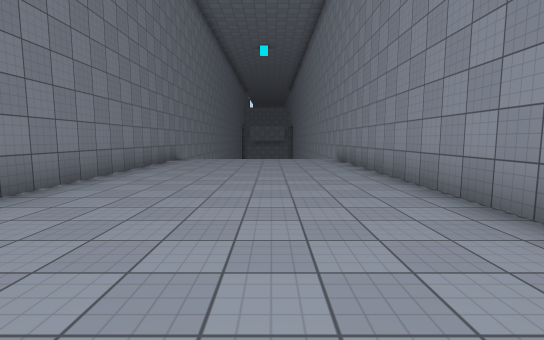
view 1 (above)

14 first-person views from a walk through a scene from a Unity 3-D project. The camera is 1.4 m above the floor, tilts 6° down and sees 85° across. The floor is counted in squares, 2 m on a side. Each view is taken from the middle of a square. On the plan, view 1 faces up. The plan holds only what a view shows up to about 10 squares ahead; the rest is blank. The place goes on beyond the plan. Surface patterns are stand-ins for the level's own textures.

view 2
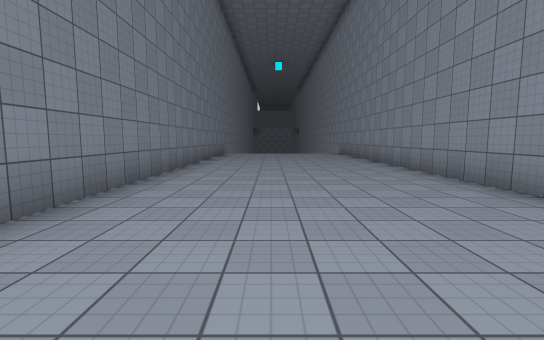

view 3
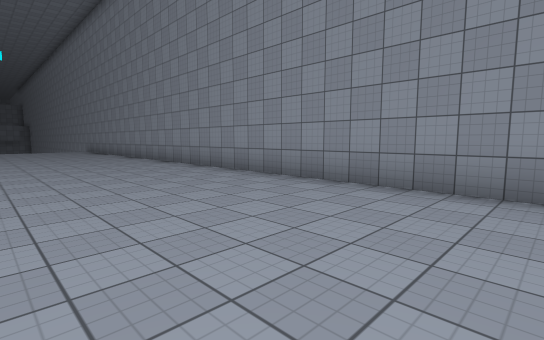

view 4
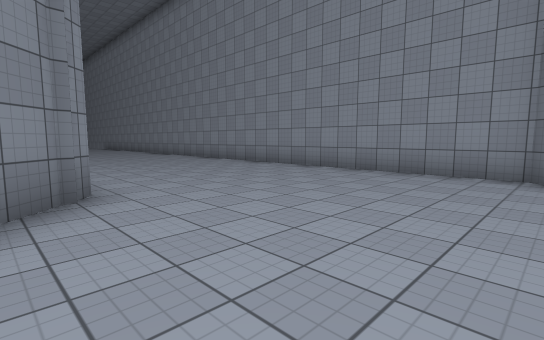

view 5
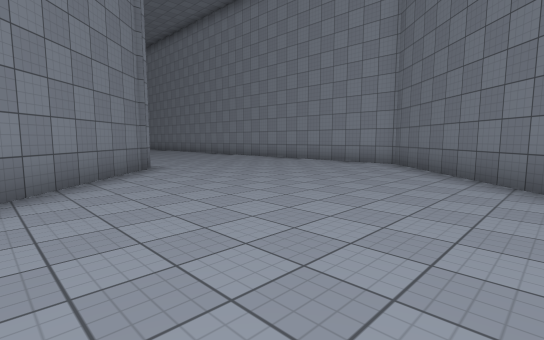

view 6
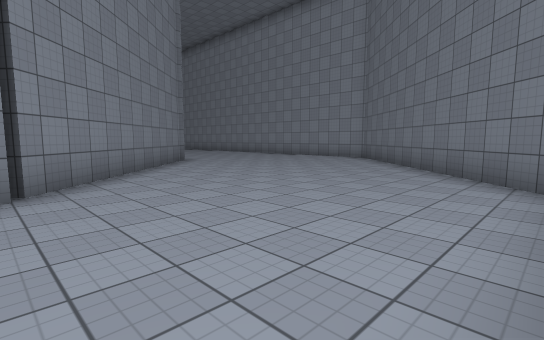

view 7
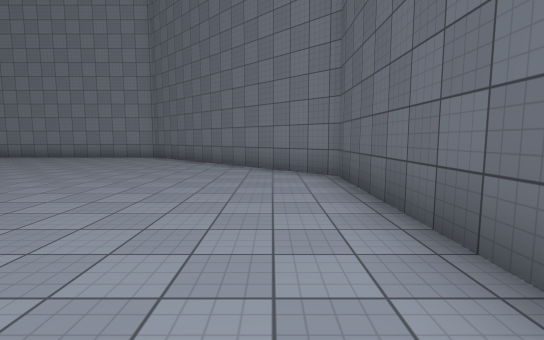

view 8
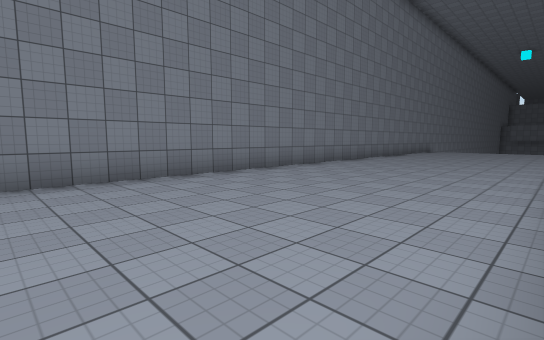

view 9
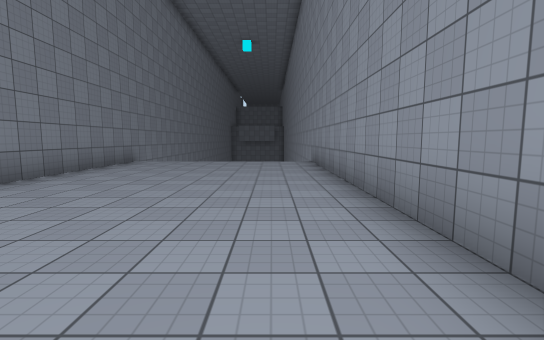

view 10
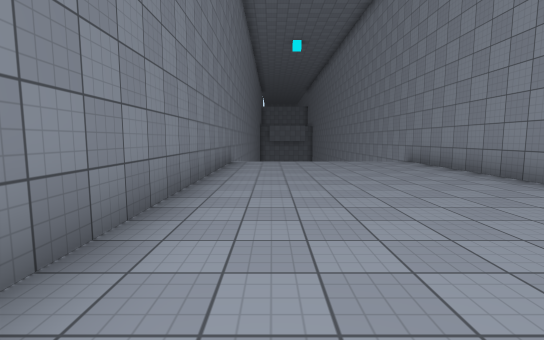

view 11
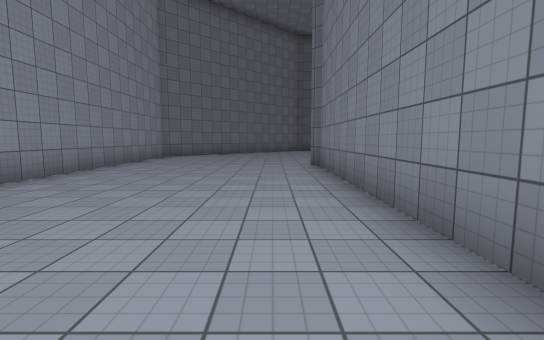

view 12
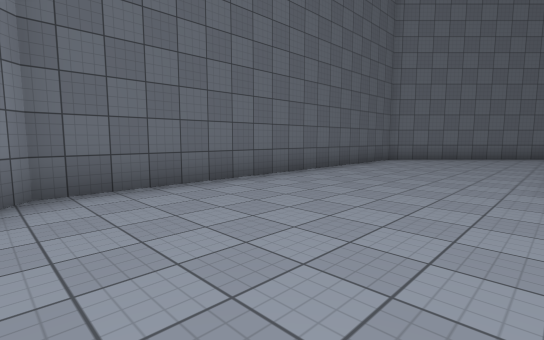

view 13
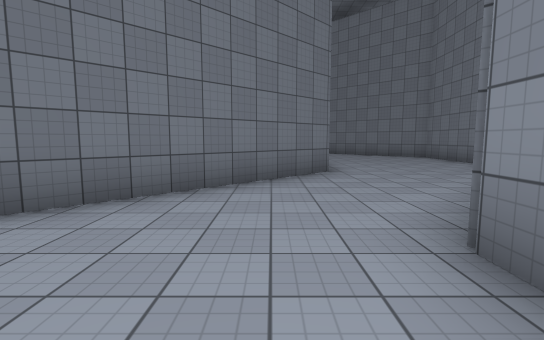

view 14
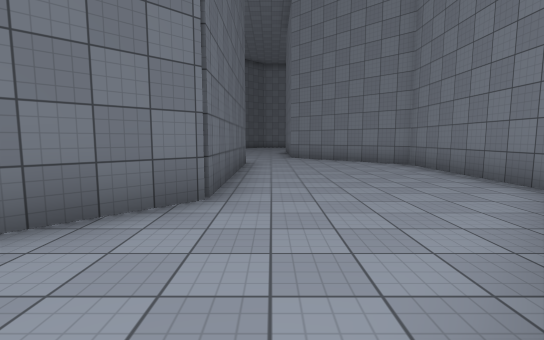

### Floor plan
Points are (right, up) in squares from view 1. A wall is a line through its corners. A room is listed if a view was taken in it or the views show most of it. See-through windows are left out.
Room 1 (views 1, 2, 3, 4, 5, 6, 7, 8, 9, 10, 11, 12, 13, 14)
walls: (-3, -7.8) (-7.7, -12.5); (-12.2, -12.7) (-12.9, -12.7); (-17.4, -12.7) (-12.9, -17.2) (-3.4, -17.2) (2.3, -11.6) (2.3, 11.1); (-3.2, 11.1) (-3.2, -7.6)
ways out: opening at (-16.5, -10.5)

Where each view was taken, in squares from view 1:
view 1: 0 up, 0 right, facing up
view 2: 4 down, 1 left, facing up
view 3: 8 down, 2 left, facing up-right
view 4: 12 down, 4 left, facing up-right
view 5: 15 down, 6 left, facing up-right
view 6: 17 down, 8 left, facing up-right
view 7: 16 down, 9 left, facing right
view 8: 7 down, 2 right, facing up-left
view 9: 1 up, 1 right, facing up
view 10: 1 up, 2 left, facing up
view 11: 0 up, 2 left, facing down
view 12: 13 down, 3 left, facing down-left
view 13: 14 down, 11 left, facing left
view 14: 12 down, 14 left, facing left
